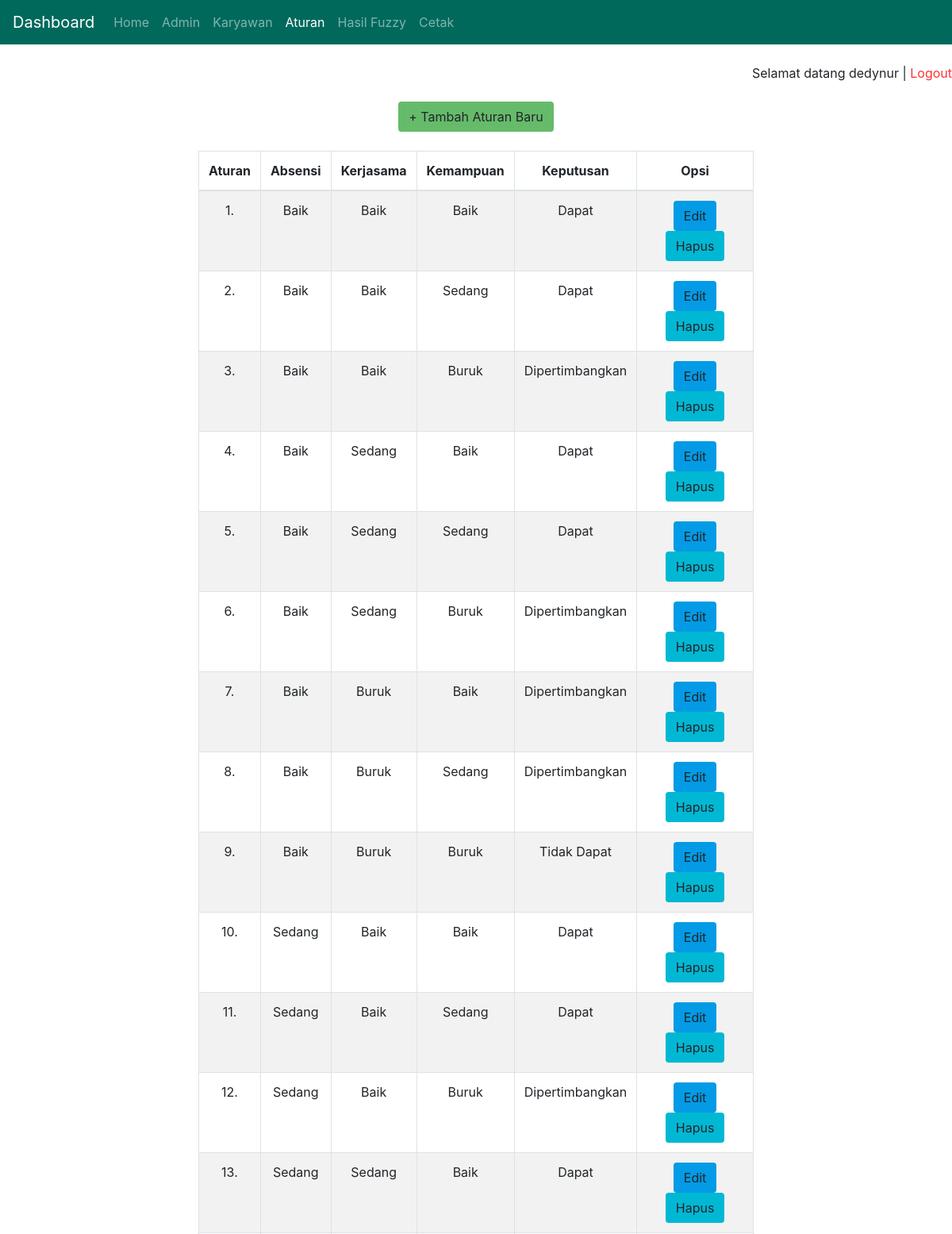
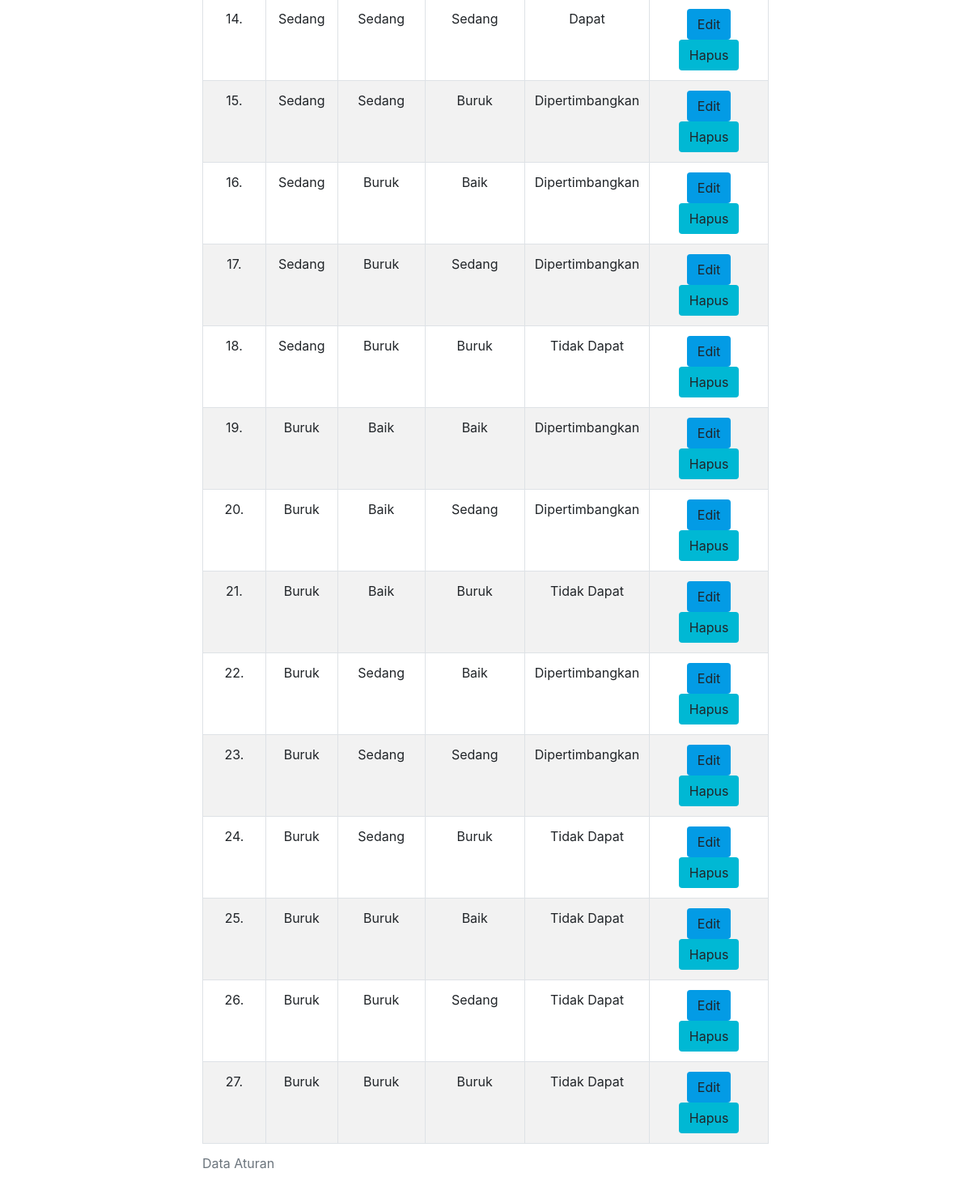
The app's page /aturan.php (signed in) with its own data (2 pictures, top to bottom).
### tables this page shows
CREATE TABLE `aturan` (
  `id` int(50) NOT NULL,
  `akerjasama` varchar(50) NOT NULL,
  `akemampuan` varchar(50) NOT NULL,
  `aabsensi` varchar(50) NOT NULL,
  `keputusan` varchar(50) NOT NULL
);

### aturan.php (the view, shortened to what this page needs)
<?php
include "+koneksi.php";
?>
<!DOCTYPE html>
<html>
<head>
	<link rel="stylesheet" href="https://cdn.jsdelivr.net/npm/bootstrap@4.6.0/dist/css/bootstrap.min.css">
</head>
<body style="background-color: ;">
<nav class="navbar navbar-expand-lg navbar-dark "  style="background-color: #00695c;">
  <a class="navbar-brand" href="dashboard.php">Dashboard</a>
  <div class="collapse navbar-collapse" id="navbarText">
    <ul class="navbar-nav mr-auto">
        <a class="nav-link" href="dashboard.php">Home <span class="sr-only">(current)</span></a>
      <li class="nav-item">
        <a class="nav-link" href="admin.php">Admin</a>
      </li>
      <li class="nav-item">
        <a class="nav-link" href="karyawan.php">Karyawan</a>
      </li>
      <li class="nav-item">
      <li class="nav-item active">
		<a class="nav-link" href="aturan.php">Aturan</a>
      </li>
	  <li class="nav-item">
		<a class="nav-link" href="hasil.php">Hasil Fuzzy</a>
      </li>
      <li class="nav-item">
		<a class="nav-link" href="cetak.php">Cetak</a>
      </li>
    </ul>
  </div>
</nav>
<br>
<div align="right">
		Selamat datang  <?=$_SESSION['username']?> |
		<a href="logout.php">
			<span style="color:#ff3333">Logout</span>
		</a>
	</div>
</br><center>
<table class="table col-md-7 text-center  table-bordered table-striped table-hover" >
<div align="center">
		<a href="form_tambah_aturan.php">
			<button class="btn"  style="background-color: #66BB6A">+ Tambah Aturan Baru</button>
		</a>
	</div>
  <caption>Data Aturan</caption>
  <br>
  <thead>
    <tr>
      <th>Aturan</th>
      <th>Absensi</th>
      <th>Kerjasama</th>
      <th>Kemampuan</th>
      <th>Keputusan</th>
      <th>Opsi</th>
    </tr>
   </thead>
   <tbody>
    <?php
			$query = $con->query("SELECT * FROM aturan");
			$nomor = 1;
			while($data = $query->fetch(PDO::FETCH_ASSOC)) { ?>
				<tr>
					<td align="'left'"><?php echo $nomor++; ?>.</td>
					<td><?php echo $data['aabsensi']; ?></td>
					<td><?php echo $data['akerjasama']; ?></td>
					<td><?php echo $data['akemampuan']; ?></td>
                    <td><?php echo $data['keputusan']; ?></td>
					<td >
						<a href="form_edit_aturan.php?id=<?php echo $data['id']; ?>"><button class="btn" style="background-color: #039BE5">Edit</button></a>
						<a href="proses_hapus_aturan.php?id=<?php echo $data['id']; ?>" onclick="return confirm('Yakin hapus data?')"><button class="btn" style="background-color: #00B8D4">Hapus</button></a>
					</td>
				</tr> <?php
			} ?>
    </tbody>
</table></center>
</body>
</html>

### records on screen
aturan: aabsensi "Baik", akerjasama "Baik", akemampuan "Baik", keputusan "Dapat"
aturan: aabsensi "Baik", akerjasama "Baik", akemampuan "Sedang", keputusan "Dapat"
aturan: aabsensi "Baik", akerjasama "Baik", akemampuan "Buruk", keputusan "Dipertimbangkan"
aturan: aabsensi "Baik", akerjasama "Sedang", akemampuan "Baik", keputusan "Dapat"
aturan: aabsensi "Baik", akerjasama "Sedang", akemampuan "Sedang", keputusan "Dapat"
aturan: aabsensi "Baik", akerjasama "Sedang", akemampuan "Buruk", keputusan "Dipertimbangkan"
aturan: aabsensi "Baik", akerjasama "Buruk", akemampuan "Baik", keputusan "Dipertimbangkan"
aturan: aabsensi "Baik", akerjasama "Buruk", akemampuan "Sedang", keputusan "Dipertimbangkan"
aturan: aabsensi "Baik", akerjasama "Buruk", akemampuan "Buruk", keputusan "Tidak Dapat"
aturan: aabsensi "Sedang", akerjasama "Baik", akemampuan "Baik", keputusan "Dapat"
aturan: aabsensi "Sedang", akerjasama "Baik", akemampuan "Sedang", keputusan "Dapat"
aturan: aabsensi "Sedang", akerjasama "Baik", akemampuan "Buruk", keputusan "Dipertimbangkan"
aturan: aabsensi "Sedang", akerjasama "Sedang", akemampuan "Baik", keputusan "Dapat"
aturan: aabsensi "Sedang", akerjasama "Sedang", akemampuan "Sedang", keputusan "Dapat"
aturan: aabsensi "Sedang", akerjasama "Sedang", akemampuan "Buruk", keputusan "Dipertimbangkan"
aturan: aabsensi "Sedang", akerjasama "Buruk", akemampuan "Baik", keputusan "Dipertimbangkan"
aturan: aabsensi "Sedang", akerjasama "Buruk", akemampuan "Sedang", keputusan "Dipertimbangkan"
aturan: aabsensi "Sedang", akerjasama "Buruk", akemampuan "Buruk", keputusan "Tidak Dapat"
aturan: aabsensi "Buruk", akerjasama "Baik", akemampuan "Baik", keputusan "Dipertimbangkan"
aturan: aabsensi "Buruk", akerjasama "Baik", akemampuan "Sedang", keputusan "Dipertimbangkan"
aturan: aabsensi "Buruk", akerjasama "Baik", akemampuan "Buruk", keputusan "Tidak Dapat"
aturan: aabsensi "Buruk", akerjasama "Sedang", akemampuan "Baik", keputusan "Dipertimbangkan"
aturan: aabsensi "Buruk", akerjasama "Sedang", akemampuan "Sedang", keputusan "Dipertimbangkan"
aturan: aabsensi "Buruk", akerjasama "Sedang", akemampuan "Buruk", keputusan "Tidak Dapat"
aturan: aabsensi "Buruk", akerjasama "Buruk", akemampuan "Baik", keputusan "Tidak Dapat"
aturan: aabsensi "Buruk", akerjasama "Buruk", akemampuan "Sedang", keputusan "Tidak Dapat"
aturan: aabsensi "Buruk", akerjasama "Buruk", akemampuan "Buruk", keputusan "Tidak Dapat"

### other values on screen
$_SESSION['username'] "dedynur"
